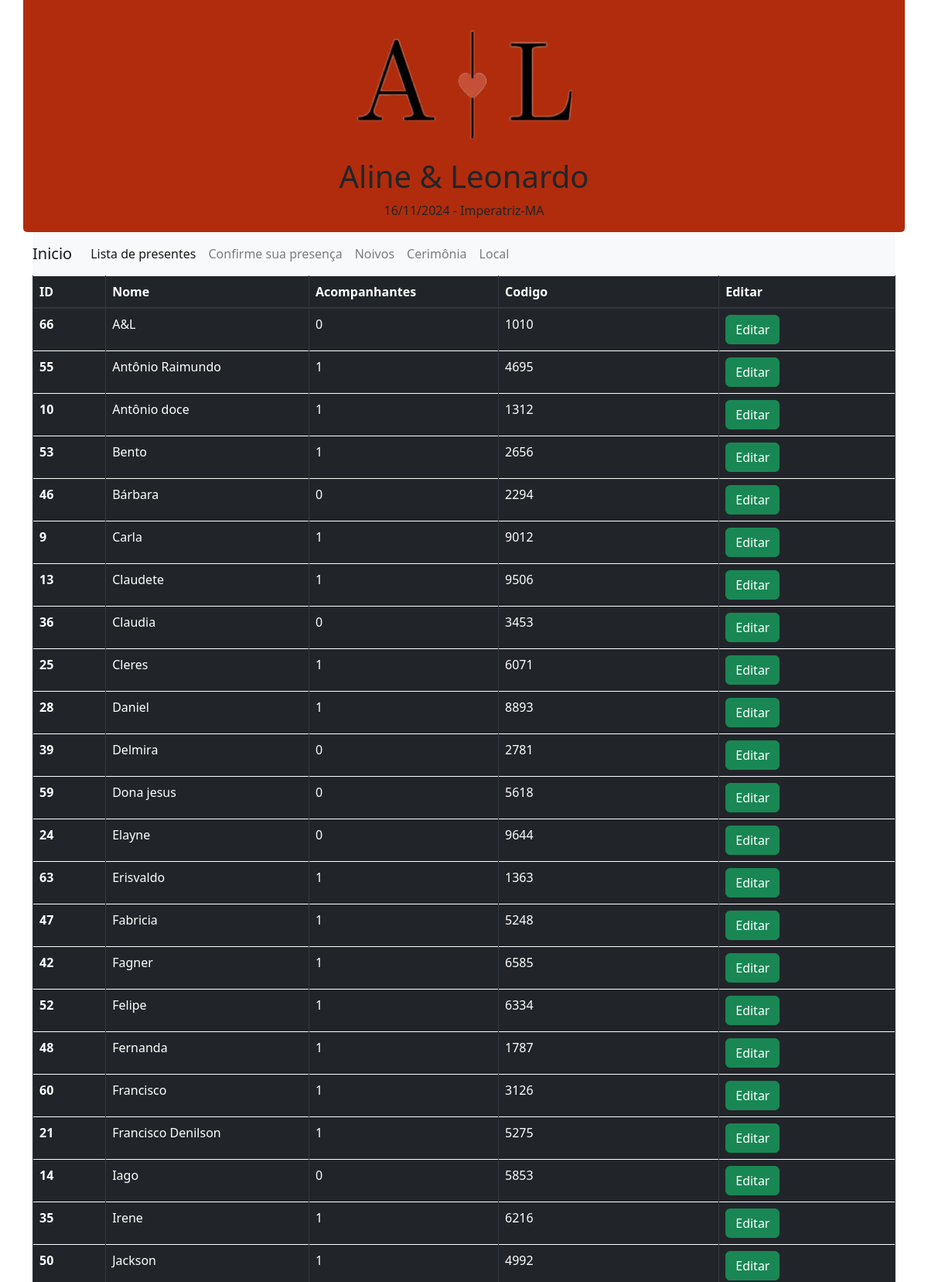
Screenshot of /lista_de_convidados (signed in, upper part) with the database file from the repository.
### app/models.py (models this page shows)
class Convidado(models.Model):
    id = models.AutoField(primary_key=True)
    nome = models.TextField(max_length=255)
    acompanhantes = models.IntegerField()
    codigo = models.IntegerField()
    confirmaçao = models.TextField(max_length=25, default='aberto')
    class Meta:
        ordering = ['nome']

### app/views.py (the view)
# urls.py: path('lista_de_convidados',views.Lista_de_convidados,name="lista_de_convidados"),
@login_required(login_url='login')
def Lista_de_convidados(request):
    convidado = Convidado.objects.all()
    quantidade = len(convidado)
    ac = 0
    for x in convidado:
        ac += x.acompanhantes
    total = quantidade + ac
    return render(request, 'lista_de_convidados.html',{'convidado':convidado,'quantidade':quantidade ,"ac":ac , 'total':total})

### app/templates/lista_de_convidados.html (shortened to what this page needs)
{% extends 'home.html' %}
{% block content %}
<div class="container">
    <table class="table table-bordered table-dark">
        <thead>
          <tr>
            <th scope="col">ID</th>
            <th scope="col">Nome</th>
            <th scope="col">Acompanhantes</th>
            <th scope="col">Codigo</th>
            <th scope="col">Editar</th>
          </tr>
        </thead>
        <tbody>
        {% for x in convidado %}
          <tr>
            <th scope="row">{{x.id}}</th>
            <td>{{x.nome}}</td>
            <td>{{x.acompanhantes}}</td>
            <td>{{x.codigo}}</td>
            <td><a href="editar/{{x.id}}" class="btn btn-success">Editar</a></td>
          </tr>
          {% endfor %}
        </tbody>
      </table>
</div>
{% endblock %}

### rows the page displays
Convidado: id "66", nome "A&L", acompanhantes "0", codigo "1010"
Convidado: id "55", nome "Antônio Raimundo", acompanhantes "1", codigo "4695"
Convidado: id "10", nome "Antônio doce", acompanhantes "1", codigo "1312"
Convidado: id "53", nome "Bento", acompanhantes "1", codigo "2656"
Convidado: id "46", nome "Bárbara", acompanhantes "0", codigo "2294"
Convidado: id "9", nome "Carla", acompanhantes "1", codigo "9012"
Convidado: id "13", nome "Claudete", acompanhantes "1", codigo "9506"
Convidado: id "36", nome "Claudia", acompanhantes "0", codigo "3453"
Convidado: id "25", nome "Cleres", acompanhantes "1", codigo "6071"
Convidado: id "28", nome "Daniel", acompanhantes "1", codigo "8893"
Convidado: id "39", nome "Delmira", acompanhantes "0", codigo "2781"
Convidado: id "59", nome "Dona jesus", acompanhantes "0", codigo "5618"
Convidado: id "24", nome "Elayne", acompanhantes "0", codigo "9644"
Convidado: id "63", nome "Erisvaldo", acompanhantes "1", codigo "1363"
Convidado: id "47", nome "Fabricia", acompanhantes "1", codigo "5248"
Convidado: id "42", nome "Fagner", acompanhantes "1", codigo "6585"
Convidado: id "52", nome "Felipe", acompanhantes "1", codigo "6334"
Convidado: id "48", nome "Fernanda", acompanhantes "1", codigo "1787"
Convidado: id "60", nome "Francisco", acompanhantes "1", codigo "3126"
Convidado: id "21", nome "Francisco Denilson", acompanhantes "1", codigo "5275"
Convidado: id "14", nome "Iago", acompanhantes "0", codigo "5853"
Convidado: id "35", nome "Irene", acompanhantes "1", codigo "6216"
Convidado: id "50", nome "Jackson", acompanhantes "1", codigo "4992"
